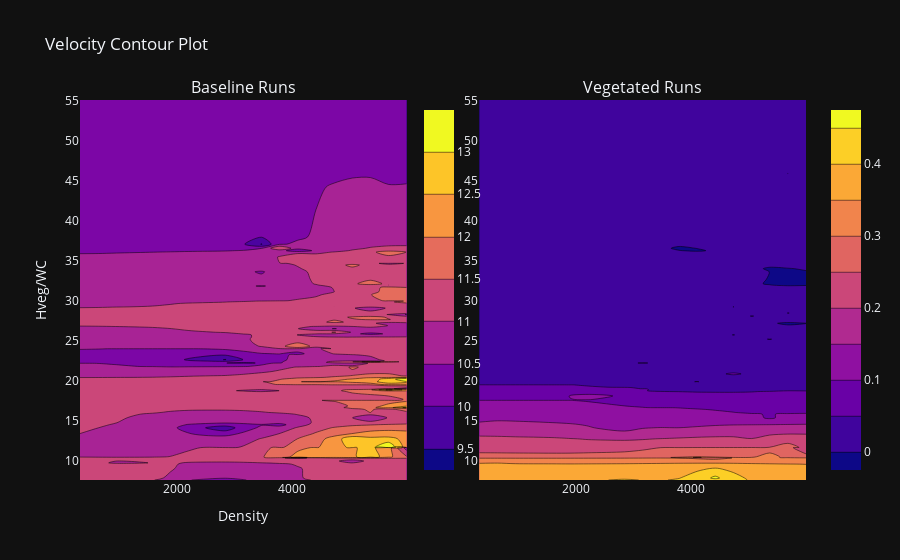

Write notebook code for a chart like this one.
### Markdown cell above
## Contour Plots

### Code cell
fig = make_subplots(rows=1, cols=2,
                    subplot_titles=('Baseline Runs', 'Vegetated Runs'))

cbarlocs = [.85, .5, .15]

fig.add_trace(go.Contour(
        z=df2['mean_u_25'],
        x=df2['density_total'], # horizontal axis
        y=df2['Hveg/WC'],# vertical axis,
        colorbar_x=0.46,
        line_smoothing=0.85), 1, 1)
fig.add_trace(go.Contour(
        z=df1['mean_u_25'],
        x=df1['density_total'], # horizontal axis
        y=df1['Hveg/WC'],# vertical axis,
        line_smoothing=0.85), 1, 2)

#fig = go.Figure(data =
 #   go.Contour(
  #      z=dff['mean_u_25'],
   #     x=dff['density_total'], # horizontal axis
    #    y=dff['Hveg/WC'],# vertical axis,
     #))
fig.update_layout(
    title="Velocity Contour Plot",
    xaxis_title="Density",
    yaxis_title="Hveg/WC",
    autosize=True,
    template='plotly_dark')
fig.show()
